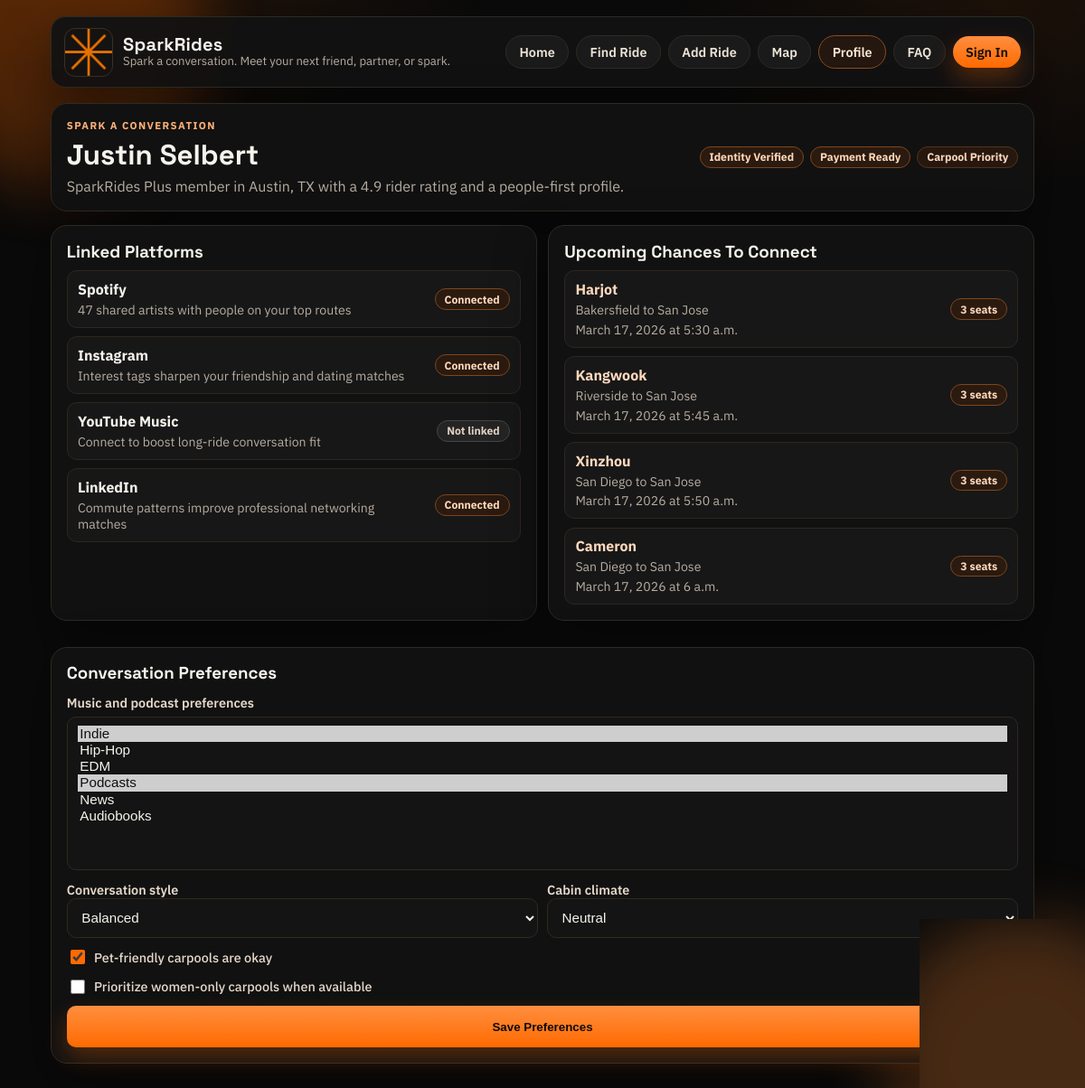
The page /profile/ on the database as committed earlier.
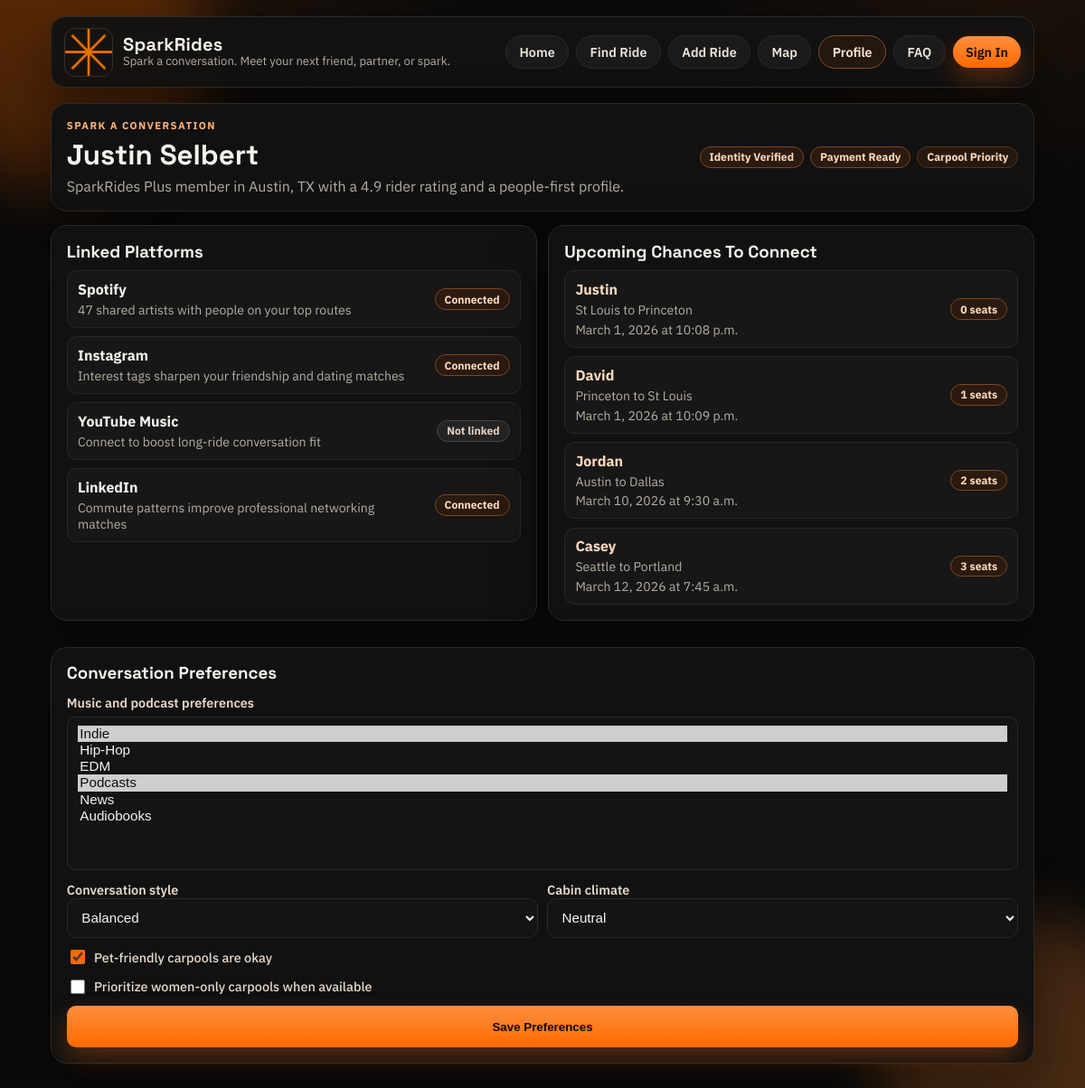
The same page on the database as committed later.
### rides/models.py (models this page shows, shortened)
class Person(models.Model):
  first_name = models.CharField(max_length=64)
  origination = models.CharField(max_length=64)
  destination_city = models.CharField(max_length=64)
  destination_state = models.CharField(max_length=2)
  date = models.DateField()
  time = models.TimeField()
  taking_passengers = models.BooleanField(default=False)
  seats_available = models.IntegerField(default=0)
  age = models.PositiveSmallIntegerField(null=True, blank=True)
  relationship_status = models.CharField(max_length=40, blank=True, default="")
  occupation = models.CharField(max_length=120, blank=True, default="")
  interests = models.CharField(max_length=280, blank=True, default="")
  personality_style = models.CharField(max_length=120, blank=True, default="")
  looking_for = models.CharField(max_length=180, blank=True, default="")
  bio = models.TextField(blank=True, default="")

### rides/views.py (the view)
# urls.py: path("profile/", views.profile, name="profile"),
def profile(request):
  defaults = {
    "music_focus": ["indie", "podcasts"],
    "conversation_style": "balanced",
    "climate_preference": "neutral",
    "pet_friendly": True,
    "women_only_opt_in": False,
  }
  if request.method == "POST":
    form = ProfilePreferencesForm(request.POST)
    preferences_saved = form.is_valid()
    if preferences_saved:
      cleaned = form.cleaned_data
      defaults = {
        "music_focus": cleaned["music_focus"],
        "conversation_style": cleaned["conversation_style"],
        "climate_preference": cleaned["climate_preference"],
        "pet_friendly": cleaned["pet_friendly"],
        "women_only_opt_in": cleaned["women_only_opt_in"],
      }
  else:
    form = ProfilePreferencesForm(initial=defaults)
    preferences_saved = False
  if request.method == "POST" and preferences_saved:
    form = ProfilePreferencesForm(initial=defaults)
  linked_accounts = [
    {
      "name": "Spotify",
      "status": "Connected",
      "detail": "47 shared artists with people on your top routes",
    },
    {
      "name": "Instagram",
      "status": "Connected",
      "detail": "Interest tags sharpen your friendship and dating matches",
    },
    {
      "name": "YouTube Music",
      "status": "Not linked",
      "detail": "Connect to boost long-ride conversation fit",
    },
    {
      "name": "LinkedIn",
      "status": "Connected",
      "detail": "Commute patterns improve professional networking matches",
    },
  ]
  upcoming_rides = Person.objects.filter(taking_passengers=True).order_by("date", "time")[:4]
  return render(
    request,
    "profile.html",
    {
      "nav_page": "profile",
      "profile_name": "Justin Selbert",
      "profile_tier": "SparkRides Plus",
      "profile_city": "Austin, TX",
      "profile_score": "4.9",
      "linked_accounts": linked_accounts,
      "upcoming_rides": upcoming_rides,
      "preferences_form": form,
      "preferences_saved": preferences_saved,
    },
  )

### rides/templates/profile.html (shortened to what this page needs)
{% extends "base.html" %}
{% block content %}
<section class="profile-hero">
  <div>
    <p class="eyebrow">Spark a conversation</p>
    <h1 class="panel-title">{{ profile_name }}</h1>
    <p class="panel-subtitle">{{ profile_tier }} member in {{ profile_city }} with a {{ profile_score }} rider rating and a people-first profile.</p>
  </div>
  <div class="profile-badges">
    <span class="pill pill-yes">Identity Verified</span>
    <span class="pill pill-yes">Payment Ready</span>
    <span class="pill">Carpool Priority</span>
  </div>
</section>
<section class="split-panel">
  <article class="split-card">
    <h3>Linked Platforms</h3>
    <div class="mini-list">
      {% for account in linked_accounts %}
      <div class="mini-item">
        <div>
          <strong>{{ account.name }}</strong>
          <p>{{ account.detail }}</p>
        </div>
        {% if account.status == 'Connected' %}
        <span class="pill pill-yes">Connected</span>
        {% else %}
        <span class="pill pill-no">Not linked</span>
        {% endif %}
      </div>
      {% endfor %}
    </div>
  </article>
  <article class="split-card">
    <h3>Upcoming Chances To Connect</h3>
    <div class="mini-list">
      {% for ride in upcoming_rides %}
      <div class="mini-item">
        <div>
          <a class="rider-link" href="{% url 'rides:rider_profile' ride.id %}"><strong>{{ ride.first_name }}</strong></a>
          <p>{{ ride.origination }} to {{ ride.destination_city }}</p>
          <p>{{ ride.date }} at {{ ride.time }}</p>
        </div>
        <span class="pill pill-yes">{{ ride.seats_available }} seats</span>
      </div>
      {% empty %}
      <p class="empty-state">No upcoming rides to display.</p>
      {% endfor %}
    </div>
  </article>
</section>
<section class="results-panel">
  <div class="results-head">
    <h3>Conversation Preferences</h3>
  </div>
  <form method="post" class="stack-form">
    <div class="form-row">
      <label for="{{ preferences_form.music_focus.id_for_label }}">{{ preferences_form.music_focus.label }}</label>
      {{ preferences_form.music_focus }}
    </div>
    <div class="form-row two-column-form">
      <div>
        <label for="{{ preferences_form.conversation_style.id_for_label }}">{{ preferences_form.conversation_style.label }}</label>
        {{ preferences_form.conversation_style }}
      </div>
      <div>
        <label for="{{ preferences_form.climate_preference.id_for_label }}">{{ preferences_form.climate_preference.label }}</label>
        {{ preferences_form.climate_preference }}
      </div>
    </div>
    <div class="form-row checkbox-row">
      <label for="{{ preferences_form.pet_friendly.id_for_label }}">{{ preferences_form.pet_friendly }} {{ preferences_form.pet_friendly.label }}</label>
    </div>
    <div class="form-row checkbox-row">
      <label for="{{ preferences_form.women_only_opt_in.id_for_label }}">{{ preferences_form.women_only_opt_in }} {{ preferences_form.women_only_opt_in.label }}</label>
    </div>
    <button type="submit">Save Preferences</button>
  </form>
</section>
{% endblock %}

Rows that differ between the two databases and show on the page:
removed Person: first_name "Harjot", origination "Bakersfield", destination_city "San Jose", date "March 17, 2026", time "5:30 a.m.", seats_available "3"
removed Person: first_name "Kangwook", origination "Riverside", destination_city "San Jose", date "March 17, 2026", time "5:45 a.m.", seats_available "3"
removed Person: first_name "Xinzhou", origination "San Diego", destination_city "San Jose", date "March 17, 2026", time "5:50 a.m.", seats_available "3"
changed Person: first_name "Cameron" → "Justin"; origination "San Diego" → "St Louis"; destination_city "San Jose" → "Princeton"; date "March 17, 2026" → "March 1, 2026"; time "6 a.m." → "10:08 p.m."; seats_available "3" → "0"
now on this page (row edited): Person: first_name "David", origination "Princeton", destination_city "St Louis", date "March 1, 2026", time "10:09 p.m.", seats_available "1"
now on this page (row edited): Person: first_name "Jordan", origination "Austin", destination_city "Dallas", date "March 10, 2026", time "9:30 a.m.", seats_available "2"
now on this page (row edited): Person: first_name "Casey", origination "Seattle", destination_city "Portland", date "March 12, 2026", time "7:45 a.m.", seats_available "3"
